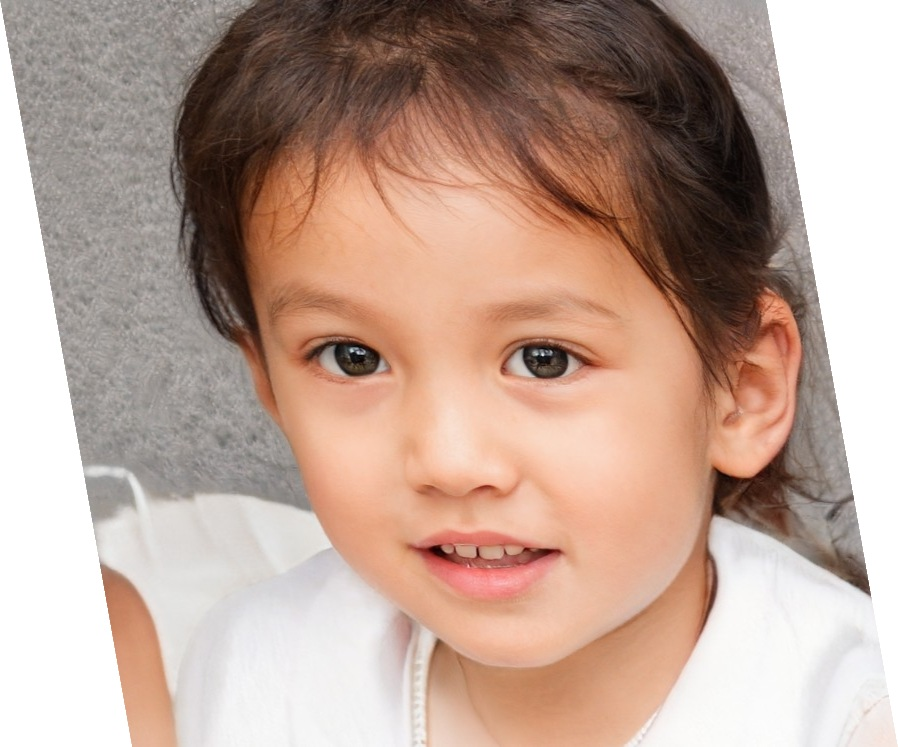
#> input picture Task5_FaceRecognition/dataset/Person1/img1.jpg, 898 x 747 px, found by its file name; its folder holds only this picture in this run
$ python app.py
#> lines starting #> are read from the running program, lines starting #| are printed output that depends on the picture; after the words box and inside, x2 and y2 are one past the last pixel; in counts of white or black regions, pixels touching at a corner belong together
import cv2
import os

recognizer = cv2.face.LBPHFaceRecognizer_create()

face_cascade = cv2.CascadeClassifier(
    cv2.data.haarcascades + "haarcascade_frontalface_default.xml"
)

dataset_path = "dataset"
faces = []
labels = []

label_map = {}
current_label = 0

for person_name in os.listdir(dataset_path):
    person_path = os.path.join(dataset_path, person_name)

    if not os.path.isdir(person_path):
        continue

    label_map[current_label] = person_name

    for img_name in os.listdir(person_path):
        img_path = os.path.join(person_path, img_name)

        img = cv2.imread(img_path)
#> img is the input picture: shape (747, 898, 3); mean B, G, R 149.6, 162.5, 189
        gray = cv2.cvtColor(img, cv2.COLOR_BGR2GRAY)
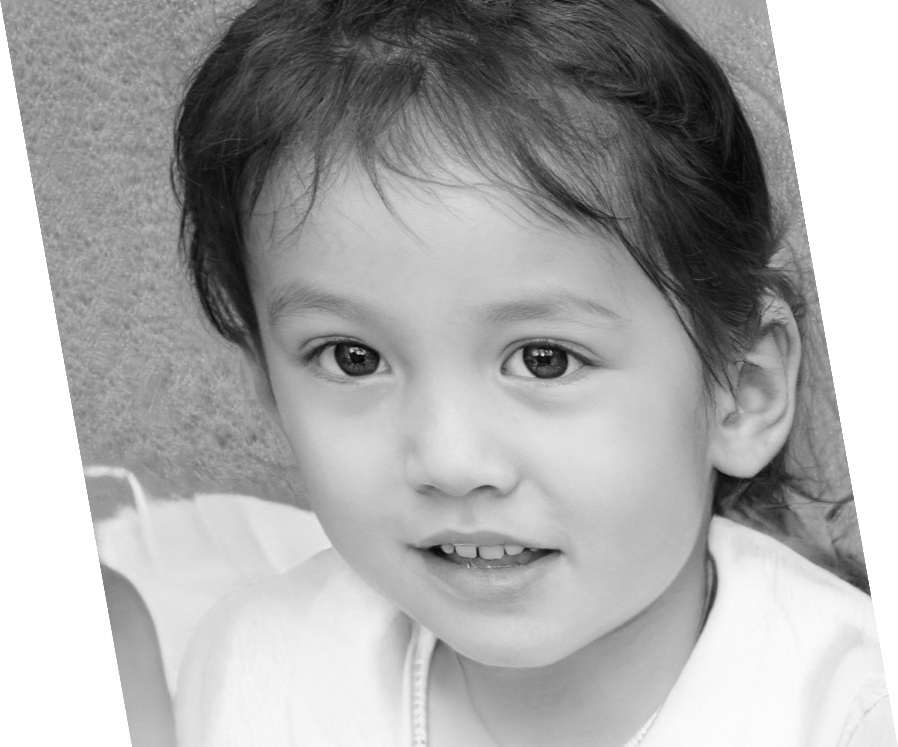
#> gray: shape (747, 898); min 3, max 255, mean 169

        detected_faces = face_cascade.detectMultiScale(gray, 1.1, 5)
#> detected_faces = [[195, 150, 526, 526]]

        for (x, y, w, h) in detected_faces:
            face = gray[y:y+h, x:x+w]
            faces.append(face)
            labels.append(current_label)
#> this loop made 1 pass
#> pass 1, `face = gray[y:y+h, x:x+w]`:
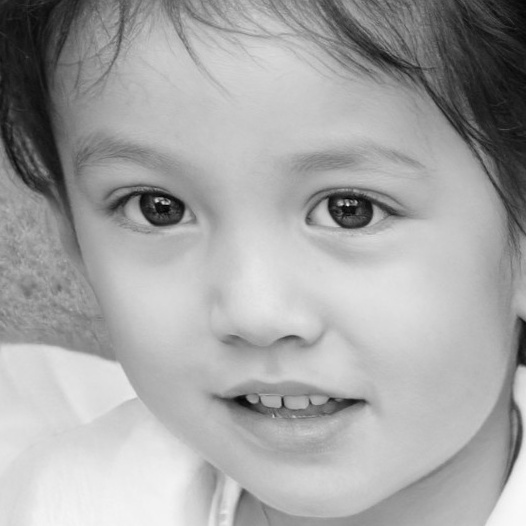
#> face: shape (526, 526); min 3, max 249, mean 165.4
#> after the loop, faces = 1 item; labels = [0]

    current_label += 1

import numpy as np

recognizer.train(faces, np.array(labels))

test_img = cv2.imread("test.jpg")
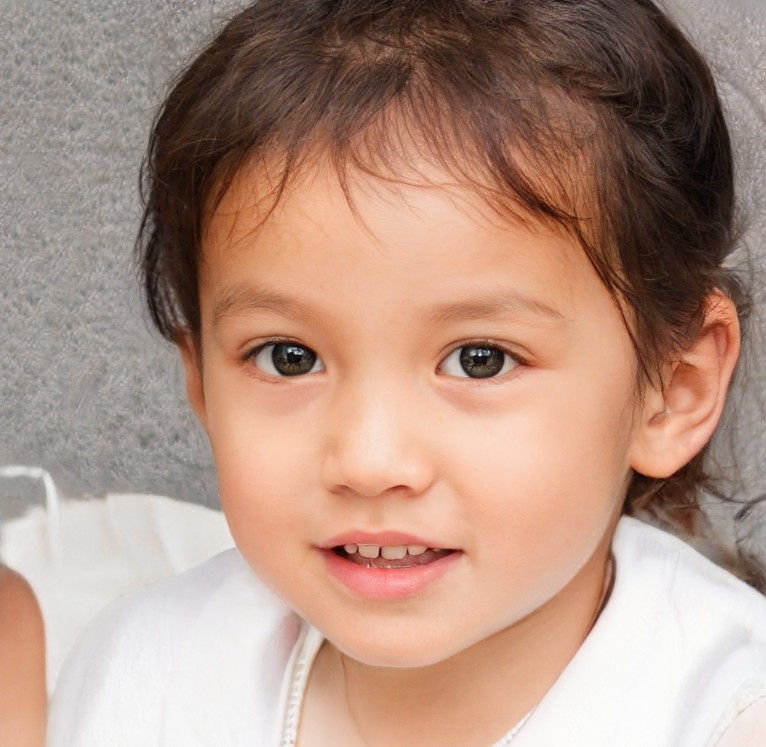
#> input picture test.jpg, 766 x 747 px
#> test_img is the input picture: shape (747, 766, 3); mean B, G, R 131.4, 146.6, 177.6
gray_test = cv2.cvtColor(test_img, cv2.COLOR_BGR2GRAY)
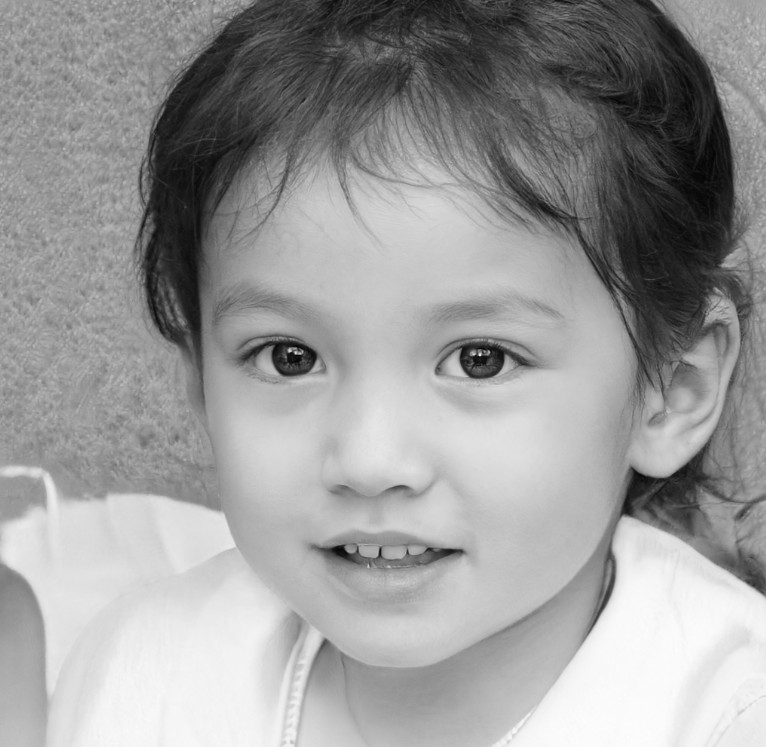
#> gray_test: shape (747, 766); min 2, max 253, mean 154.1

faces_detected = face_cascade.detectMultiScale(gray_test, 1.1, 5)
#> faces_detected = [[128, 155, 522, 522]]

for (x, y, w, h) in faces_detected:
    face = gray_test[y:y+h, x:x+w]

    label, confidence = recognizer.predict(face)

    name = label_map[label]

    cv2.rectangle(test_img, (x, y), (x+w, y+h), (0, 255, 0), 2)
    cv2.putText(test_img, name, (x, y-10),
                cv2.FONT_HERSHEY_SIMPLEX, 0.9, (0, 255, 0), 2)
#> this loop made 1 pass
#> (x, y, w, h, label, confidence, name) on pass 1: (128, 155, 522, 522, 0, 15.33, 'Person1')
#> pass 1, `face = gray_test[y:y+h, x:x+w]`:
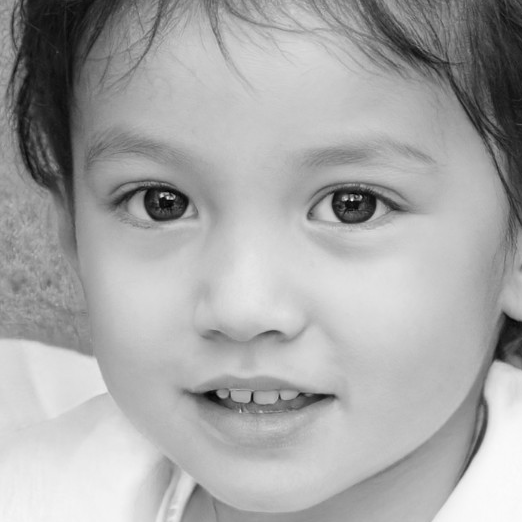
#> face: shape (522, 522); min 2, max 251, mean 167.7
#> after the loop:
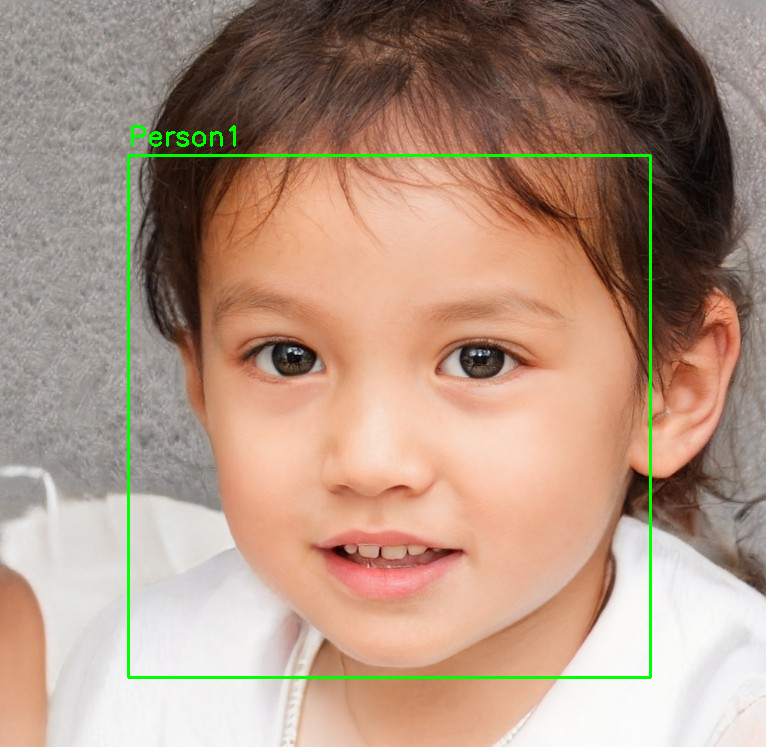
#> test_img: shape (747, 766, 3); 1.23% of pixels changed, all inside (x1, y1, x2, y2) = (127, 125, 652, 679)

cv2.imshow("Face Recognition", test_img)
cv2.waitKey(0)
cv2.destroyAllWindows()
